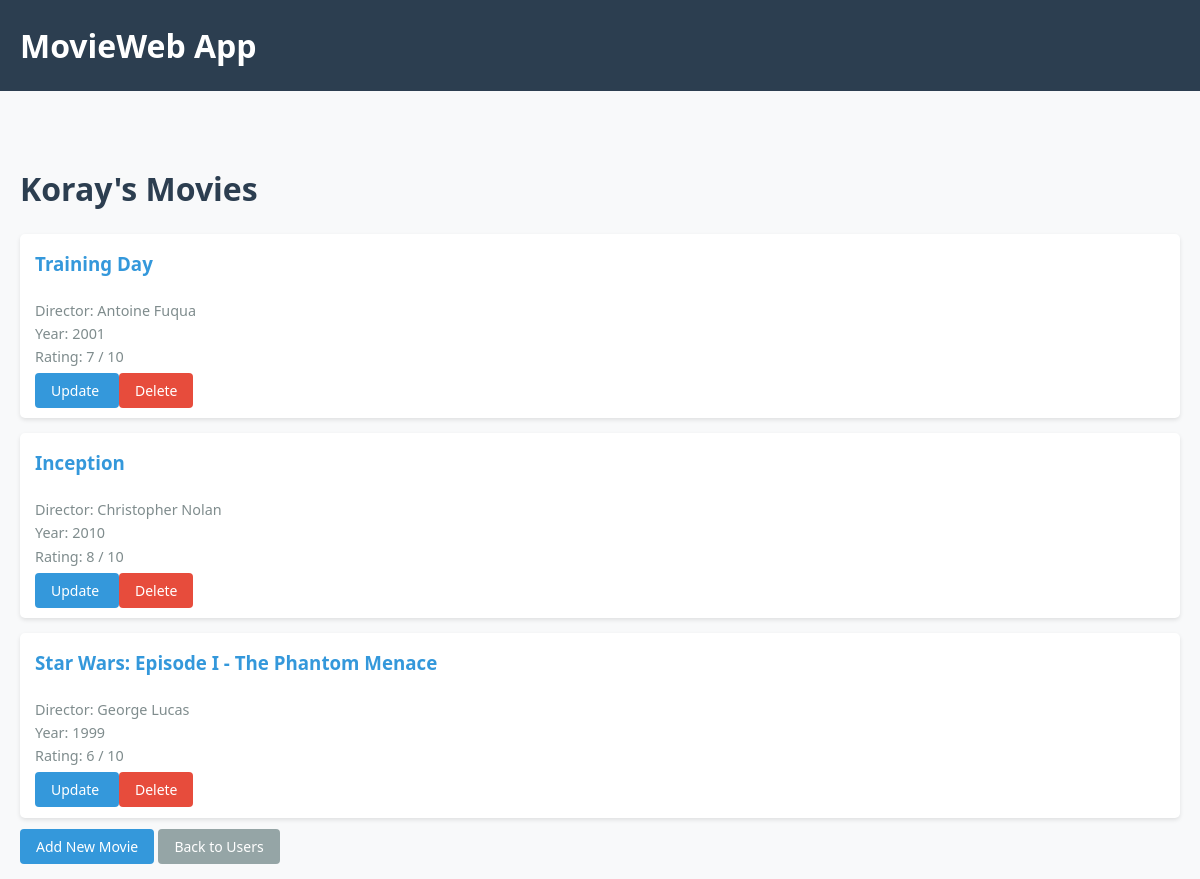
Before: /users/1 with the older database file.
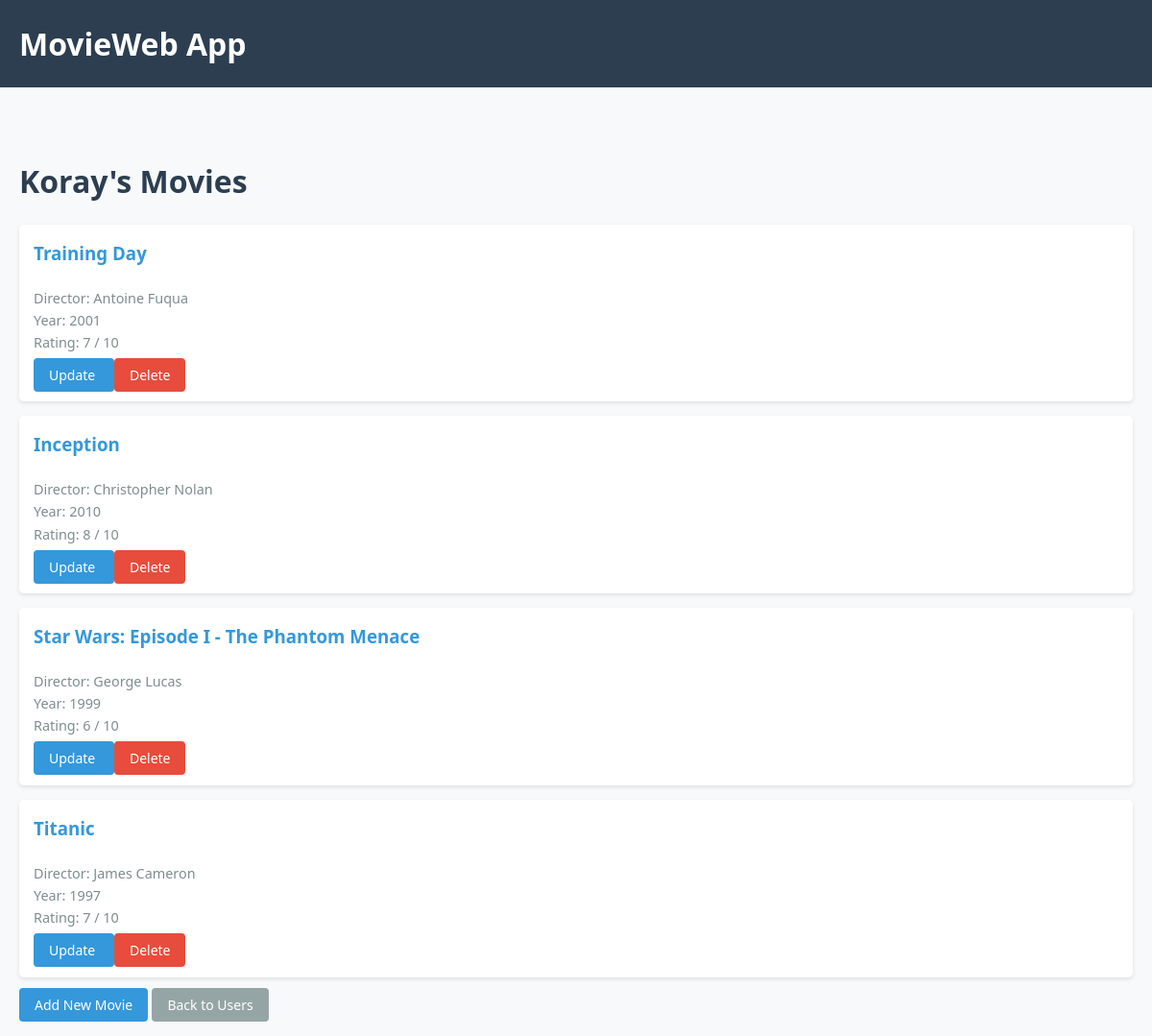
After: the same page with the newer database file.
### backend/datamanager/data_models.py (models this page shows, shortened)
class User(db.Model):
    id = db.Column(db.Integer, primary_key=True, autoincrement=True)
    name = db.Column(db.String(50), unique=True, nullable=False)
    user_movies = db.relationship('UserMovie', back_populates='user')

class Movie(db.Model):
    id = db.Column(db.Integer, primary_key=True, autoincrement=True)
    name = db.Column(db.String(50), unique=True, nullable=False)
    director = db.Column(db.String(50), nullable=False)
    year = db.Column(db.Integer, nullable=False)
    rating = db.Column(db.Integer, nullable=False)
    movie_users = db.relationship('UserMovie', back_populates='movie')

### app.py (the view)
@app.route('/users/<int:user_id>')
def user_movies(user_id):
    user = User.query.get(user_id)  # Make sure user_id is an integer
    if not user:
        return f"User with ID {user_id} not found.", 404
    user_movie_list = Movie.query.join(  # Fetch movies linked to the user
        UserMovie
    ).filter(UserMovie.user_id == user_id).all()
    return render_template('user_movies.html', user=user,
                           user_movie_list=user_movie_list)

### frontend/templates/user_movies.html (shortened to what this page needs)
<!DOCTYPE html>
<html lang="en">
<head>
    <link rel="stylesheet" href="{{ url_for('static', filename='style.css') }}">
</head>
<body>
    <header>
        <h1>MovieWeb App</h1>
    </header>
    <div class="container">
        <h1>{{ user.name }}'s Movies</h1>
        {% if user_movie_list %}
            <ul>
                {% for movie in user_movie_list %}
                    <li class="movie-card">
                        <h3>{{ movie.name }}</h3>
                        <div class="movie-meta">
                            Director: {{ movie.director }}<br>
                            Year: {{ movie.year }}<br>
                            Rating: {{ movie.rating }} / 10
                        </div>
                        <a href="{{ url_for('update_movie', user_id=user.id, movie_id=movie.id) }}" class="btn">
                            Update
                        </a>
                        <a href="{{ url_for('delete_movie', user_id=user.id, movie_id=movie.id) }}" class="btn btn-danger">
                            Delete
                        </a>
                    </li>
                {% endfor %}
            </ul>
        {% else %}
            <p>No movies assigned to {{ user.name }}.</p>
        {% endif %}
        <a href="{{ url_for('add_movie', user_id=user.id) }}" class="btn">Add New Movie</a>
        <a href="{{ url_for('list_users') }}" class="btn btn-secondary">Back to Users</a>
    </div>
</body>
</html>

### frontend/static/style.css (style rules this page uses)
body { font-family: 'Segoe UI', Tahoma, Geneva, Verdana, sans-serif; line-height: 1.6; color: #333; background-color: #f8f9fa; padding: 0; margin: 0; }
.container { max-width: 1200px; margin: 0 auto; padding: 20px; }
h1, h2, h3 { color: #2c3e50; margin-bottom: 20px; }
a { color: #3498db; text-decoration: none; transition: color 0.3s; }
header { background-color: #2c3e50; color: white; padding: 20px 0; margin-bottom: 30px; }
header h1 { color: white; margin: 0; padding: 0 20px; }
ul { list-style-type: none; padding: 0; }
li { background: white; margin-bottom: 10px; padding: 15px; border-radius: 5px; box-shadow: 0 2px 4px rgba(0,0,0,0.1); transition: transform 0.3s, box-shadow 0.3s; }
button, .btn { background-color: #3498db; color: white; border: none; padding: 8px 16px; border-radius: 4px; cursor: pointer; transition: background-color 0.3s; font-size: 14px; margin: 5px 0; }
.btn-danger { background-color: #e74c3c; }
.btn-secondary { background-color: #95a5a6; }
.movie-card { background: white; border-radius: 5px; padding: 15px; margin-bottom: 15px; box-shadow: 0 2px 4px rgba(0,0,0,0.1); }
.movie-card h3 { margin-top: 0; color: #3498db; }
.movie-meta { color: #7f8c8d; font-size: 0.9em; margin-bottom: 10px; }

Changed rows visible on the page:
added Movie: name "Titanic", director "James Cameron", year "1997", rating "7"
